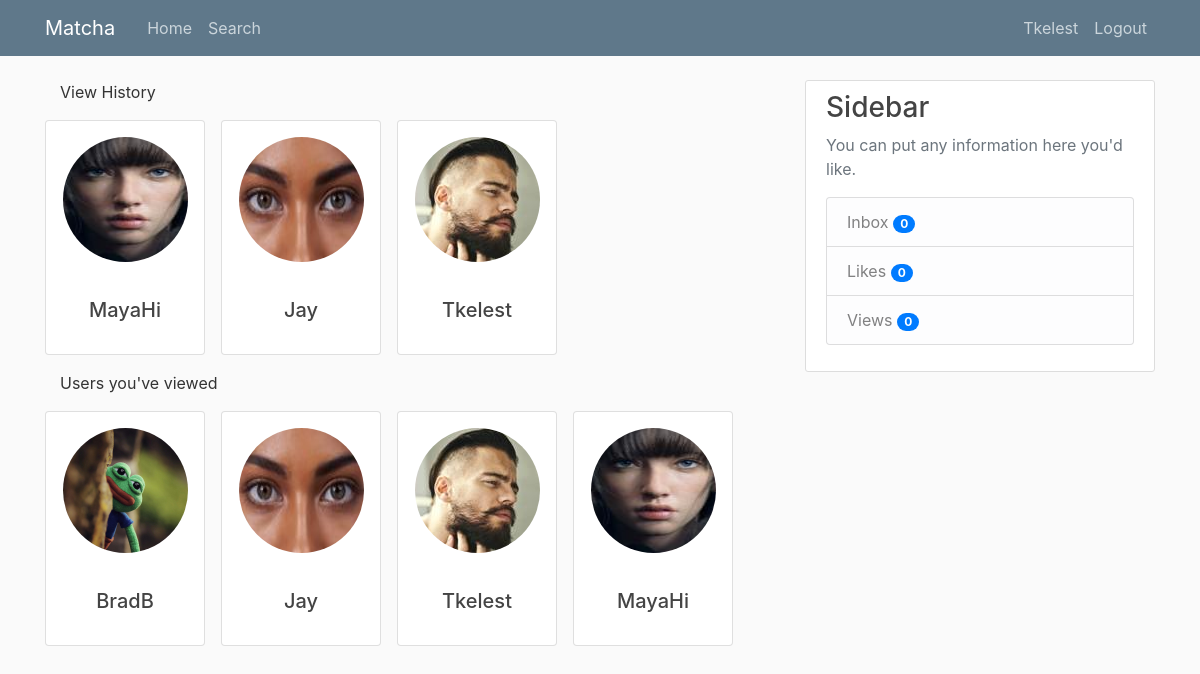
Page /views (signed in) on the committed database.
### tables this page shows
CREATE TABLE users (
            user_id INTEGER PRIMARY KEY AUTOINCREMENT,
            firstname TEXT NOT NULL,
            lastname TEXT NOT NULL,
            age INTEGER NOT NULL,
            birthdate TEXT NOT NULL,
            username TEXT NOT NULL,
            email TEXT NOT NULL,
            password TEXT NOT NULL,
            gender TEXT NOT NULL,
            sexual_pref TEXT NULL,
            biography TEXT NULL,
            famerating INTEGER DEFAULT 100,
            image_file_p TEXT DEFAULT "default.jpg",
            image_file_1 TEXT NULL,
            image_file_2 TEXT NULL,
            image_file_3 TEXT NULL,
            image_file_4 TEXT NULL,
            image_file_5 TEXT NULL,
            geo_track TEXT DEFAULT "1",
            location_city TEXT NULL,
            location_region TEXT NULL,
            lat_data INTEGER NULL,
            long_data INTEGER NULL,
            last_seen TEXT NULL
            );

### matcha/routes.py (the view)
@app.route('/views')
def views():
    conn = sql.connect('matcha\\users.db')
    cur = conn.cursor()
    cur.execute("SELECT * FROM userviews WHERE viewed_user=:current_user", {'current_user': current_user.user_id})
    userviews = cur.fetchall()
    userData1 = []
    for user in userviews:
        cur.execute("SELECT username, image_file_p FROM users WHERE user_id=:user_id", {'user_id': user[2]})
        data = cur.fetchone()
        if data:
            data = list(data)
            data.insert(0, user[2])
            data = tuple(data)
            userData1.append(data)
    cur.execute("SELECT * FROM userviews WHERE user_id=:current_user", {'current_user': current_user.user_id})
    viewHistory = cur.fetchall()
    userData2 = []
    for user in viewHistory:
        cur.execute("SELECT username, image_file_p FROM users WHERE user_id=:user_id", {'user_id': user[1]})
        data = cur.fetchone()
        if data:
            data = list(data)
            data.insert(0, user[2])
            data = tuple(data)
            userData2.append(data)
    view_notification = len(userData1)
    with conn:
        cur.execute("""UPDATE view_notifications SET view_notification=:view_notification
        WHERE user_id=:user_id""", {'view_notification': view_notification ,'user_id': current_user.user_id})
    conn.close
    print('USERDATA: ', userData2)
    return render_template('views.html', title='Views', userviews=userData1, viewHistory=userData2)

### matcha/models.py (called while the page is built)
@login_manager.user_loader
def load_user(id):
    conn = sql.connect('matcha\\users.db')
    cur = conn.cursor()
    cur.execute("SELECT * from users where email = (?)", [id])
    userrow = cur.fetchone()
    user = User(userrow[0], userrow[1], userrow[2], userrow[3], userrow[4],
            userrow[5], userrow[6], userrow[7], userrow[8], userrow[9],
            userrow[10], userrow[11], userrow[12], userrow[13], userrow[14],
            userrow[15], userrow[16], userrow[17], userrow[18], userrow[19],
            userrow[20], userrow[21], userrow[22], userrow[23])
    return (user)

### matcha/templates/views.html
{% extends "layout.html" %}
{% block content %}
<div class="container">
    <p>View History</p>
    <div class="row">
    {% for user in userviews %}
        <div class="mb-3 mr-3">
            <div class="card" style="width: 10rem;">
                <div class="text-center">
                    <a href="{{ url_for('user_profile', username=user[1]) }}" data-toggle="tooltip" data-placement="top" title="Inspect Profile"><img class="rounded-circle usercard-img" src="/static/profile_pics/{{ user[2] }}" ></a>
                </div>
                    <div class="card-body text-center">
                    <h5 class="card-title">{{ user[1] }}</h5>
                </div>
            </div>
        </div>
    {% endfor %}
    </div>
</div>
<div class="container">
    <p>Users you've viewed</p>
    <div class="row">
    {% for user in viewHistory %}
        <div class="mb-3 mr-3">
            <div class="card" style="width: 10rem;">
                <div class="text-center">
                    <a href="{{ url_for('user_profile', username=user[1]) }}" data-toggle="tooltip" data-placement="top" title="Inspect Profile"><img class="rounded-circle usercard-img" src="/static/profile_pics/{{ user[2] }}" ></a>
                </div>
                    <div class="card-body text-center">
                    <h5 class="card-title">{{ user[1] }}</h5>
                </div>
            </div>
        </div>
    {% endfor %}
    </div>
</div>
{% endblock content %}

### matcha/templates/layout.html (shortened to what this page needs)
<!DOCTYPE html>
<html lang="en">
<head>
    <link rel="stylesheet" href="https://stackpath.bootstrapcdn.com/bootstrap/4.3.1/css/bootstrap.min.css">
    <link rel="stylesheet" type="text/css" href="{{ url_for('static', filename='main.css') }}">
    <link rel="stylesheet" href="https://cdnjs.cloudflare.com/ajax/libs/font-awesome/4.7.0/css/font-awesome.min.css">
</head>
<body>
    <header class="site-header">
        <nav class="navbar navbar-expand-md navbar-dark bg-steel fixed-top">
            <div class="container">
                <a class="navbar-brand mr-4" href="/">Matcha</a>
                <div class="collapse navbar-collapse" id="navbarToggle">
                    <div class="navbar-nav mr-auto">
                        {% if current_user.is_authenticated %}
                        <a class="nav-item nav-link" href="{{ url_for('home') }}">Home</a>
                        <a class="nav-item nav-link" href="{{ url_for('search') }}">Search</a>
                        {% else %}
                        <a class="nav-item nav-link" href="{{ url_for('home') }}">Home</a>
                        <a class="nav-item nav-link" href="{{ url_for('about') }}">About</a>
                        {% endif %}
                    </div>
                    <div class="navbar-nav">
                        {% if current_user.is_authenticated %}
                            <a class="nav-item nav-link" href="{{ url_for('account') }}">{{ current_user.username }}</a>
                            <a class="nav-item nav-link align-middle" href="{{ url_for('logout') }}">Logout</a>
                        {% else %}
                            <a class="nav-item nav-link" href="{{ url_for('register') }}">Register</a>
                            <a class="nav-item nav-link" href="{{ url_for('login') }}">Login</a>
                        {% endif %}
                    </div>
                </div>
            </div>
        </nav>
    </header>
    <main role="main" class="container">
        <div class="row">
            <div class="col-md-8">
                {% block content %}{% endblock %}
            </div>
            {% if current_user.is_authenticated %}
            <div class="col-md-4">
                <div class="content-section">
                    <h3>Sidebar</h3>
                    <p class='text-muted'>You can put any information here you'd like.
                    <ul class="list-group">
                        <a href="{{ url_for('inbox') }}" class="list-group-item list-group-item-light">Inbox
                            <span id="inbox_count" class="badge badge-pill badge-primary"></span>
                        </a>
                        <a href="{{ url_for('likes') }}" class="list-group-item list-group-item-light">Likes
                            {% set new_messages = current_user.age %}
                            <span id="likes_count" class="badge badge-pill badge-primary"></span>
                        </a>
                        <a href="{{ url_for('views') }}" class="list-group-item list-group-item-light">Views
                            <span id="views_count" class="badge badge-pill badge-primary"></span>
                        </a>
                    </ul>
                    </p>
                </div>
            </div>
            {% endif %}
        </div>
    </main>
</body>
</html>

### matcha/static/main.css (style rules this page uses)
body { background: #fafafa; color: #333333; margin-top: 5rem; }
h1, h2, h3, h4, h5, h6 { color: #444444; }
.bg-steel { background-color: #5f788a; }
.site-header .navbar-nav .nav-link { color: #cbd5db; }
.content-section { background: #ffffff; padding: 10px 20px; border: 1px solid #dddddd; border-radius: 3px; margin-bottom: 20px; }
.usercard-img { height: 125px; width: 125px; margin-top: 16px; margin-bottom: 16px; }

### rows in the picture
users: username "Tkelest", image_file_p (picture)
users: image_file_p (picture), username "MayaHi"
users: image_file_p (picture), username "Jay"
users: image_file_p (placeholder picture), username "BradB"
